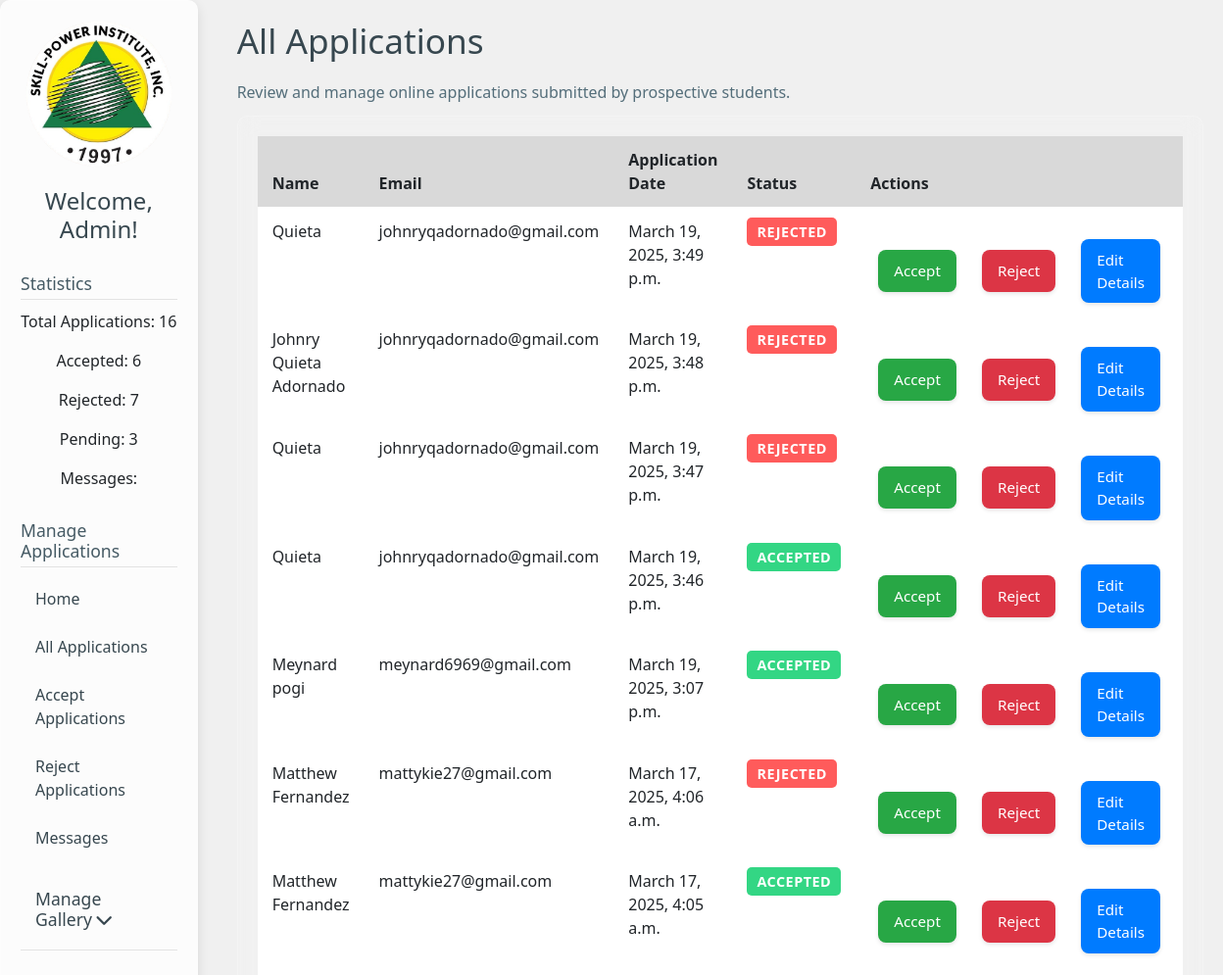
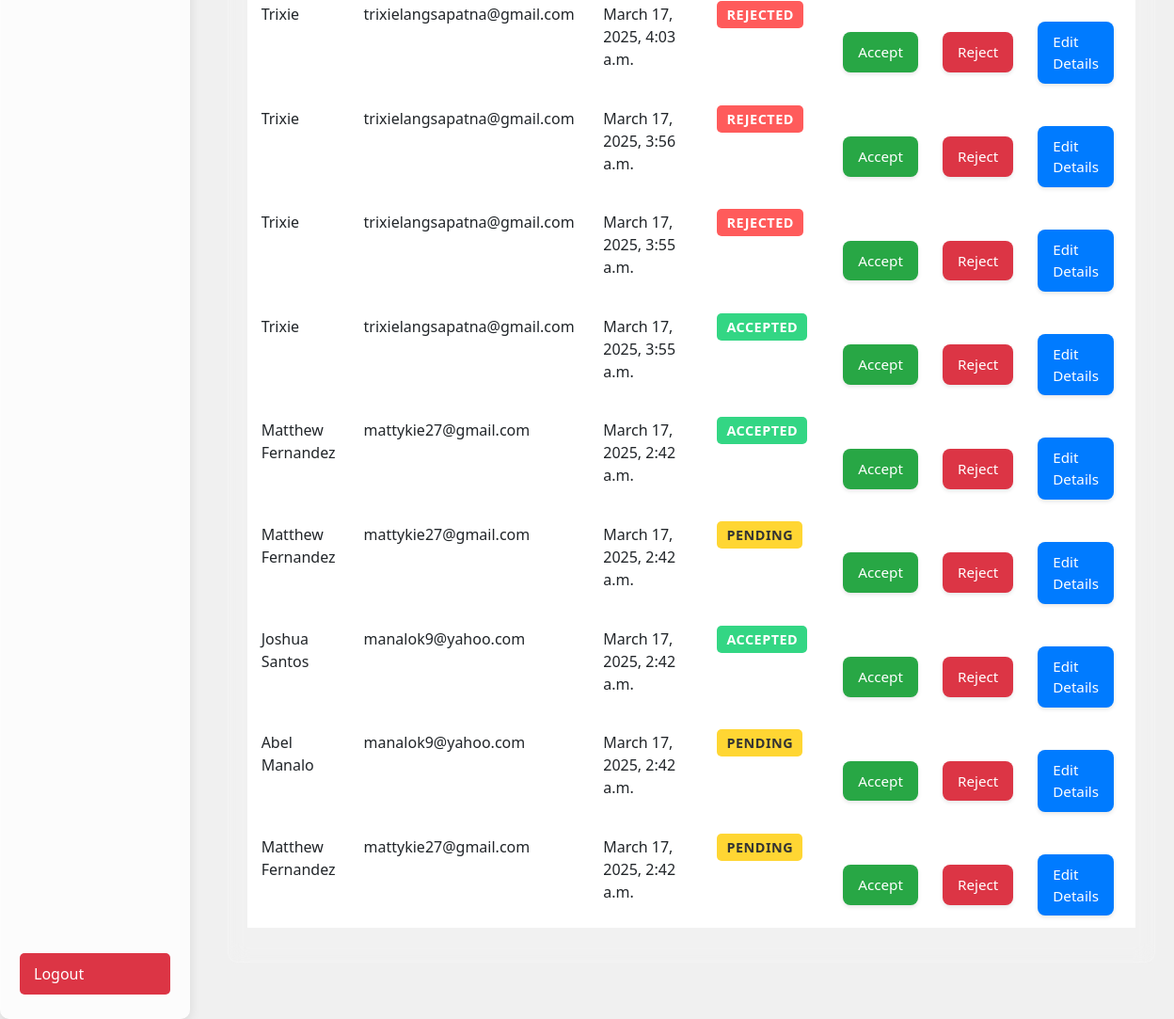
Page /admin_dashboard/ (signed in) on the earlier database version (2 pictures, top to bottom).
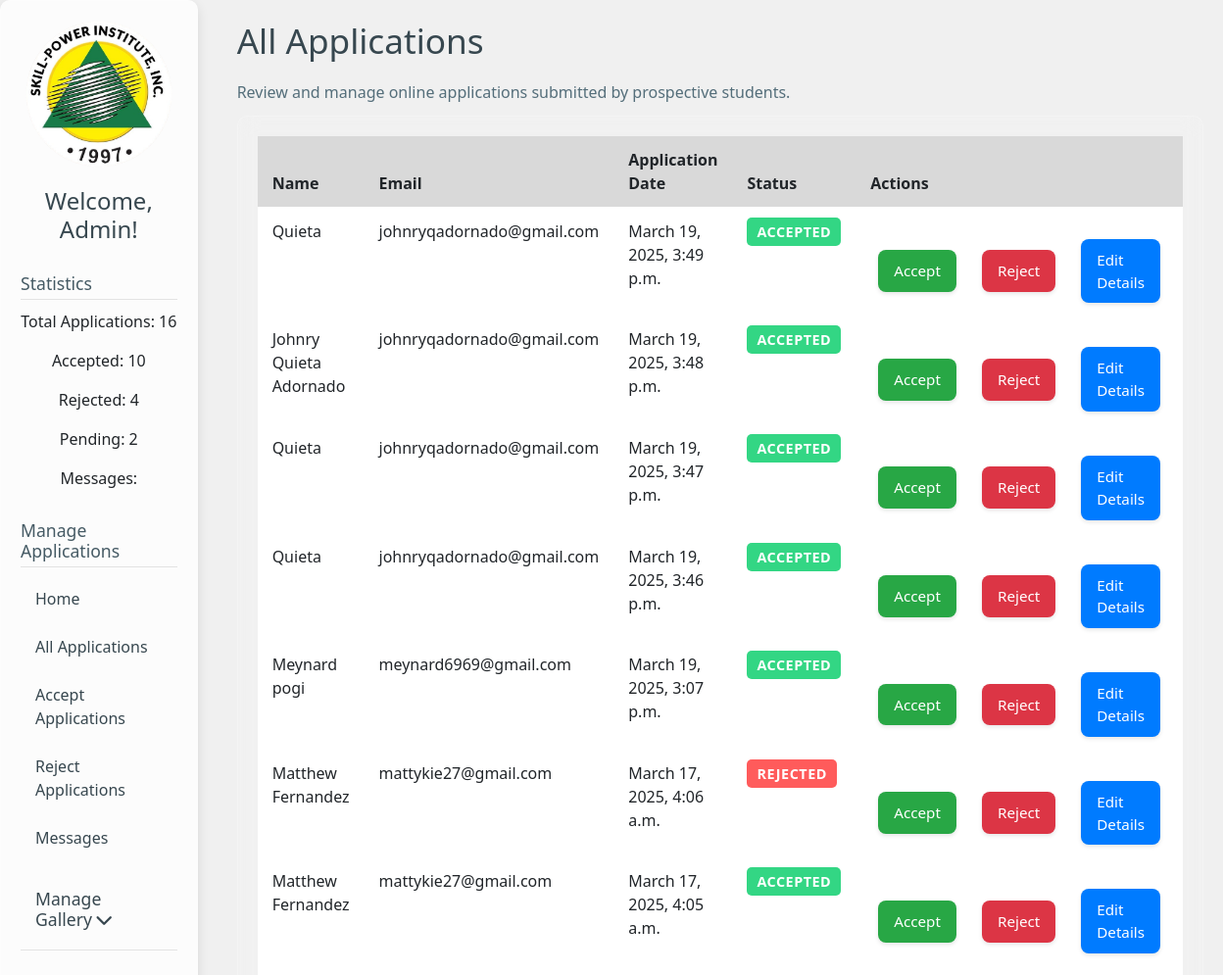
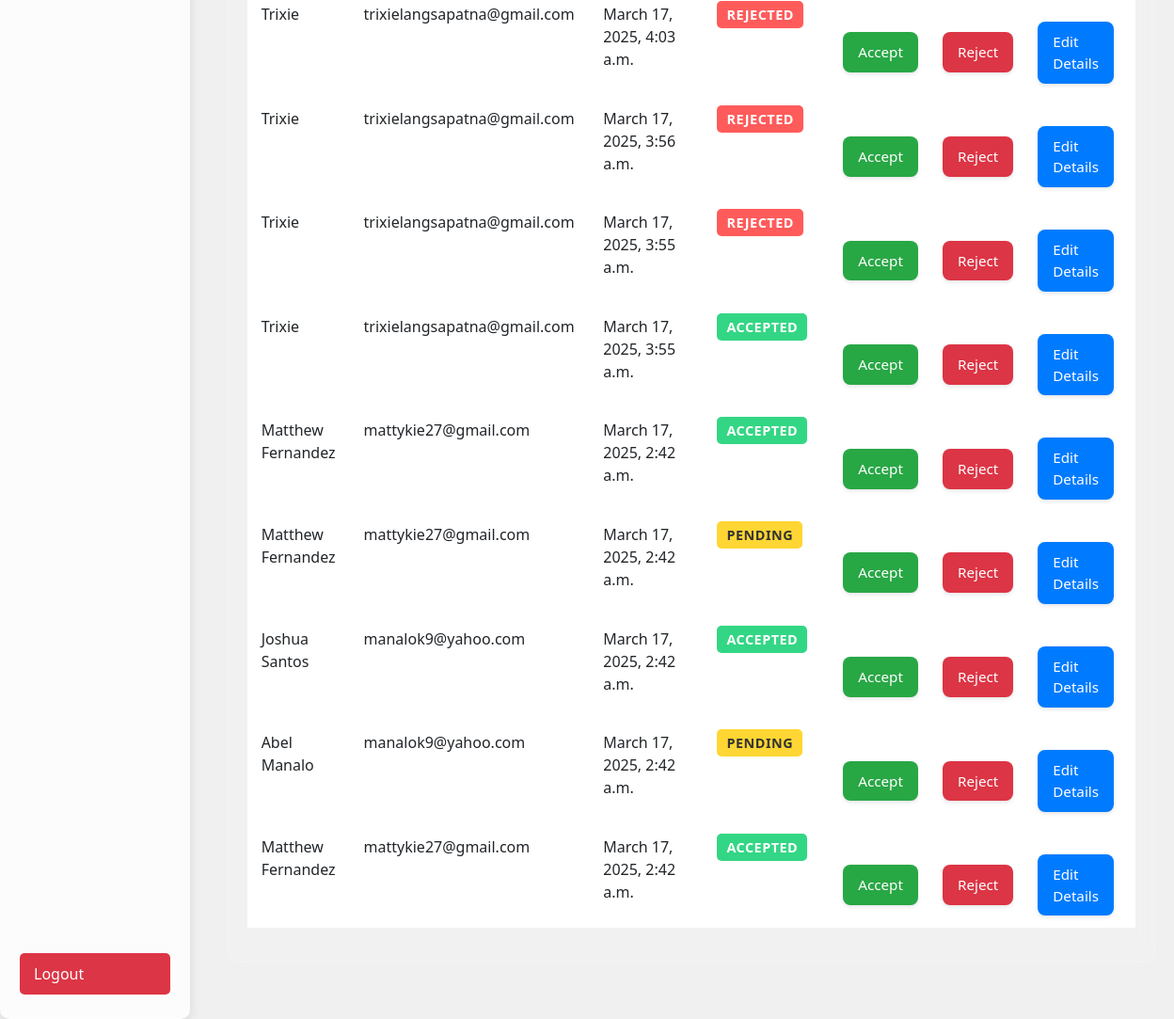
Same page on the later database version (2 pictures, top to bottom).
### myapp/models.py (models this page shows, shortened)
class Application(models.Model):
    STATUS_CHOICES = [
        ('pending', 'Pending'),
        ('accepted', 'Accepted'),
        ('rejected', 'Rejected'),
    ]
    name = models.CharField(max_length=100)  # Applicant's Name
    address = models.TextField()  # Applicant's Address
    email = models.EmailField()  # Applicant's Email
    contact_number = models.CharField(max_length=20)  # Applicant's Phone Number
    previous_school = models.CharField(max_length=100)  # Applicant's Previous School
    application_date = models.DateTimeField(auto_now_add=True)  # Date of Application
    status = models.CharField(  # Status of Application
        max_length=20,
        choices=STATUS_CHOICES,
        default='pending',
        help_text="Status of the application (Pending, Accepted, Rejected)"
    )
    applicant = models.ForeignKey(User, null=True, blank=True, on_delete=models.SET_NULL, related_name='applications')  # Optional
    notes = models.TextField(blank=True)
    class Meta:  # Add Meta class for ordering and display name
        verbose_name = "Application"  # Custom name
        verbose_name_plural = "Applications"  # Custom plural name
        ordering = ['application_date']  # Default ordering of entries

### myapp/views.py (the view)
# urls.py: path('admin_dashboard/', views.admin_dashboard, name='admin_dashboard'), #URL for the admin dashboard
@login_required
@user_passes_test(is_admin) # checks user is an admin before accessing
def admin_dashboard(request):
    applications = Application.objects.all().order_by('-application_date')
    application_count = Application.objects.count()
    accepted_count = Application.objects.filter(status='accepted').count()
    rejected_count = Application.objects.filter(status='rejected').count()
    pending_count = Application.objects.filter(status='pending').count()
    context = {
        'applications': applications,
        'application_count': application_count,
        'accepted_count': accepted_count,
        'rejected_count': rejected_count,
        'pending_count': pending_count,
    }
    return render(request, 'admin_dashboard.html', context)

### myapp/context_processors.py (called while the page is built)
def slider_images(request):
    slider_folder = os.path.join(settings.STATICFILES_DIRS[0], 'images', 'slider')
    if not os.path.exists(slider_folder):
        return {'image_files': []}  # Return an empty list if the folder doesn't exist
    image_files = [
        f"images/slider/{f}" for f in os.listdir(slider_folder)
        if f.lower().endswith(('.jpg', '.jpeg', '.png', '.gif'))
    ]
    return {'image_files': image_files}

### myapp/views.py (called while the page is built)
def is_admin(user):
    return user.is_staff and user.is_superuser # checks if the user is both of the condition

### templates/admin_dashboard.html (shortened to what this page needs)
{% extends 'admin_base.html' %}
{% load static %}
{% block head %}
    <link rel="stylesheet" type="text/css" href="{% static 'css/admin_dashboard.css' %}">
{% endblock %}
{% block content %}
    <div class="admin-dashboard-content">
        <h1>All Applications</h1>
        <p>Review and manage online applications submitted by prospective students.</p>
        <div class="table-container">
            {% if applications %}
                <table class="table">
                    <thead>
                        <tr>
                            <th>Name</th>
                            <th>Email</th>
                            <th>Application Date</th>
                            <th>Status</th>
                            <th>Actions</th>
                        </tr>
                    </thead>
                    <tbody>
                        {% for application in applications %}
                            <tr>
                                <td>{{ application.name }}</td>
                                <td>{{ application.email }}</td>
                                <td>{{ application.application_date }}</td>
                                <td>
                                    <span class="application-status {{ application.status }}">
                                        {{ application.get_status_display }}
                                    </span>
                                </td>
                                <td>
                                    <div class="action-buttons">
                                        <form method="post" action="{% url 'accept_application' application.id %}">
                                            <button type="submit" class="btn btn-success ripple">Accept</button>
                                        </form>
                                        <form method="post" action="{% url 'reject_application' application.id %}">
                                            <button type="submit" class="btn btn-danger ripple">Reject</button>
                                        </form>
                                        <a href="{% url 'edit_application' application.id %}" class="btn-primary">Edit Details</a>
                                    </div>
                                </td>
                            </tr>
                        {% endfor %}
                    </tbody>
                </table>
            {% else %}
                <p>No online applications found.</p>
            {% endif %}
        </div>
    </div>
{% endblock %}

Differences in the rows shown:
changed Application "March 19, 2025, 3:49 p.m.": status "REJECTED" → "ACCEPTED"
changed Application "Johnry Quieta Adornado": status "REJECTED" → "ACCEPTED"
changed Application "March 19, 2025, 3:47 p.m.": status "REJECTED" → "ACCEPTED"
changed Application (number 16 of 16 on the later page): status "PENDING" → "ACCEPTED"
Other differences:
{{ accepted_count }}: "6" → "10"
{{ rejected_count }}: "7" → "4"
{{ pending_count }}: "3" → "2"
